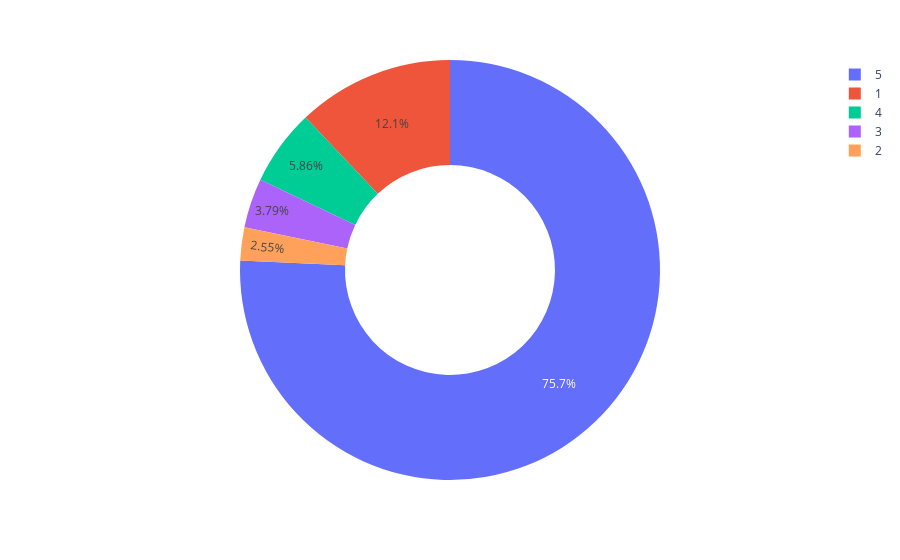

The notebook cell saved with this chart:
### Code cell
figure.show()

### Figure 1 — Plotly figure (JSON) as saved in the notebook; plotly's stock layout.template omitted (floating-point values rounded to 4 significant figures)
{"data": [{"domain": {"x": [0, 1], "y": [0, 1]}, "hole": 0.5, "hovertemplate": "label=%{label}<br>value=%{value}<extra></extra>", "labels": [5, 1, 4, 3, 2], "legendgroup": "", "name": "", "showlegend": true, "type": "pie", "values": [232504, 37079, 17985, 11652, 7833]}], "layout": {"legend": {"tracegroupgap": 0}, "margin": {"t": 60}}}
